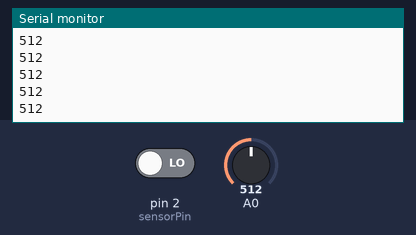
This sketch was run on a simulated Arduino Uno, built with avr-gcc and run on an emulated ATmega328P. On the bench: the last lines printed to the serial monitor. The test bench sets the inputs (shaded band); at power-on: pin 2 (sensorPin) LOW, A0 = 512.

Above: at 1.2 s.
1.3 s: pin 2 (sensorPin) driven HIGH
At 3.1 s:
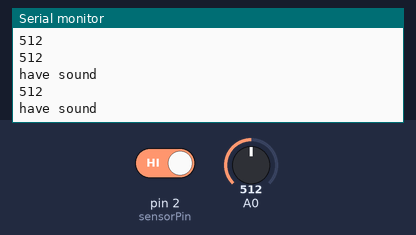
3.8 s: A0 set to 716
At 5.1 s:
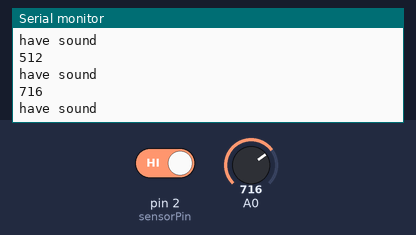
5.3 s: A0 set to 900
At 6.0 s:
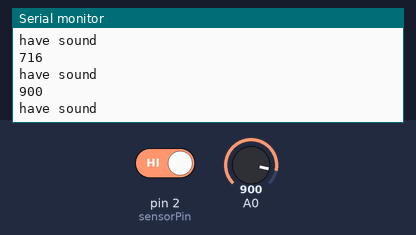
6.8 s: pin 2 (sensorPin) driven LOW
Timing chart, 0 to 9.3 s (numbered marks = the images above; inputs shaded):
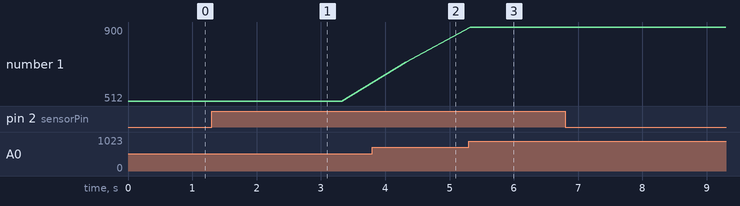

Measured:
- after the input at 1.3 s, the serial monitor: prints a new line after 0.07 s (image 1)
- after the input at 3.8 s, the serial monitor: prints a new line after 0.52 s (image 2)
- after the input at 5.3 s, the serial monitor: prints a new line at once (image 3)
- plotted number 1: 512 → 716 after the input at 3.8 s, 716 → 900 after the input at 5.3 s

The sketch:

microphonesoundsensor.ino
```cpp
int sensorPin=2;
boolean val =0;
int value;
void setup(){
  pinMode(sensorPin, INPUT);
  pinMode(A0, INPUT);
  Serial.begin (9600);
}

void loop (){
  val =0;
  val =digitalRead(sensorPin);
  value = analogRead(A0);
  Serial.println(value);
  if (val==HIGH) {
    Serial.println("have sound");
    delay(1000);
  }
    Serial.println ();
}
```
